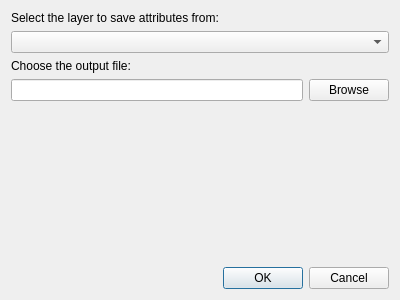
<?xml version="1.0" encoding="UTF-8"?>
<ui version="4.0">
 <class>saveAttributToTextDialogBase</class>
 <widget class="QDialog" name="saveAttributToTextDialogBase">
  <property name="geometry">
   <rect>
    <x>0</x>
    <y>0</y>
    <width>400</width>
    <height>300</height>
   </rect>
  </property>
  <property name="windowTitle">
   <string>Save Attribute To Text</string>
  </property>
  <layout class="QVBoxLayout" name="verticalLayout">
   <item>
    <widget class="QLabel" name="label">
     <property name="text">
      <string>Select the layer to save attributes from:</string>
     </property>
    </widget>
   </item>
   <item>
    <widget class="QgsMapLayerComboBox" name="mMapLayerComboBox"/>
   </item>
   <item>
    <widget class="QLabel" name="label_2">
     <property name="text">
      <string>Choose the output file:</string>
     </property>
    </widget>
   </item>
   <item>
    <layout class="QHBoxLayout" name="horizontalLayout">
     <item>
      <widget class="QLineEdit" name="mOutputFileLineEdit"/>
     </item>
     <item>
      <widget class="QPushButton" name="mBrowseButton">
       <property name="text">
        <string>Browse</string>
       </property>
      </widget>
     </item>
    </layout>
   </item>
   <item>
    <spacer name="verticalSpacer">
     <property name="orientation">
      <enum>Qt::Vertical</enum>
     </property>
     <property name="sizeHint" stdset="0">
      <size>
       <width>20</width>
       <height>40</height>
      </size>
     </property>
    </spacer>
   </item>
   <item>
    <widget class="QDialogButtonBox" name="button_box">
     <property name="orientation">
      <enum>Qt::Horizontal</enum>
     </property>
     <property name="standardButtons">
      <set>QDialogButtonBox::Cancel|QDialogButtonBox::Ok</set>
     </property>
    </widget>
   </item>
  </layout>
 </widget>
 <customwidgets>
  <customwidget>
   <class>QgsMapLayerComboBox</class>
   <extends>QComboBox</extends>
   <header>qgsmaplayercombobox.h</header>
  </customwidget>
 </customwidgets>
 <resources/>
 <connections>
  <connection>
   <sender>button_box</sender>
   <signal>accepted()</signal>
   <receiver>saveAttributToTextDialogBase</receiver>
   <slot>accept()</slot>
   <hints>
    <hint type="sourcelabel">
     <x>20</x>
     <y>20</y>
    </hint>
    <hint type="destinationlabel">
     <x>20</x>
     <y>20</y>
    </hint>
   </hints>
  </connection>
  <connection>
   <sender>button_box</sender>
   <signal>rejected()</signal>
   <receiver>saveAttributToTextDialogBase</receiver>
   <slot>reject()</slot>
   <hints>
    <hint type="sourcelabel">
     <x>20</x>
     <y>20</y>
    </hint>
    <hint type="destinationlabel">
     <x>20</x>
     <y>20</y>
    </hint>
   </hints>
  </connection>
 </connections>
</ui>
